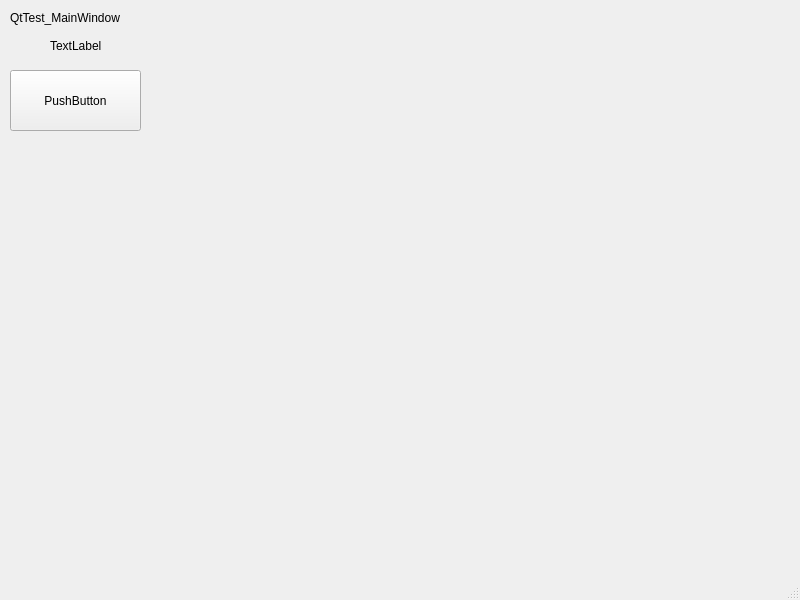
<?xml version="1.0" encoding="UTF-8"?>
<ui version="4.0">
 <class>MainWindow</class>
 <widget class="QMainWindow" name="MainWindow">
  <property name="geometry">
   <rect>
    <x>0</x>
    <y>0</y>
    <width>800</width>
    <height>600</height>
   </rect>
  </property>
  <property name="windowTitle">
   <string>MainWindow</string>
  </property>
  <widget class="QWidget" name="centralwidget">
   <widget class="QLabel" name="label_2">
    <property name="geometry">
     <rect>
      <x>10</x>
      <y>10</y>
      <width>381</width>
      <height>16</height>
     </rect>
    </property>
    <property name="text">
     <string>QtTest_MainWindow</string>
    </property>
   </widget>
   <widget class="QPushButton" name="pushButton">
    <property name="geometry">
     <rect>
      <x>10</x>
      <y>70</y>
      <width>131</width>
      <height>61</height>
     </rect>
    </property>
    <property name="text">
     <string>PushButton</string>
    </property>
   </widget>
   <widget class="QLabel" name="label">
    <property name="geometry">
     <rect>
      <x>50</x>
      <y>40</y>
      <width>54</width>
      <height>12</height>
     </rect>
    </property>
    <property name="text">
     <string>TextLabel</string>
    </property>
   </widget>
  </widget>
  <widget class="QMenuBar" name="menubar">
   <property name="geometry">
    <rect>
     <x>0</x>
     <y>0</y>
     <width>800</width>
     <height>23</height>
    </rect>
   </property>
  </widget>
  <widget class="QStatusBar" name="statusbar"/>
 </widget>
 <resources/>
 <connections/>
</ui>
